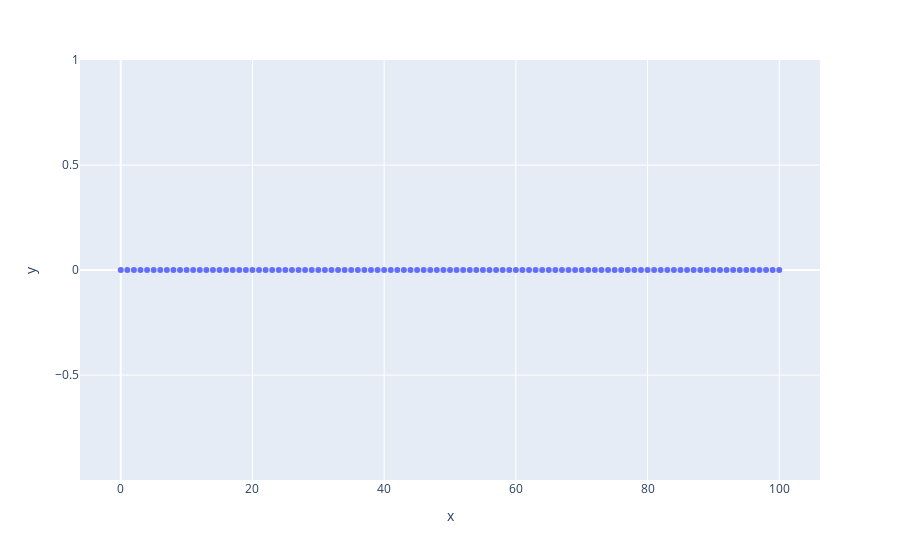

Notebook code for this chart:
### Code cell
d2 = [4/(n*n) for i in range(n)]
fig = px.scatter(x=list(range(n)), y=d2)
fig.show()
